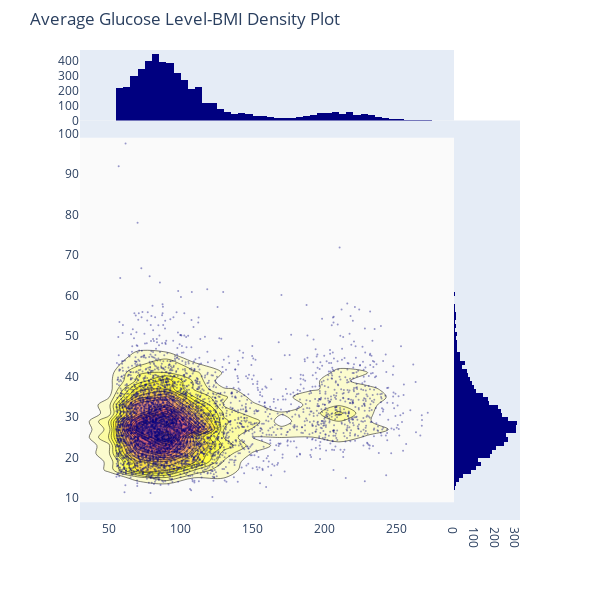

Notebook source saved alongside this figure:
### Markdown cell above
It seems like older people have a higher average glucose level.

### Code cell
fig = ff.create_2d_density(
    x=df['avg_glucose_level'],
    y=df['bmi'],
    title="Average Glucose Level-BMI Density Plot",
    colorscale=['#7A4579', '#D56073', 'rgb(236,158,105)', (1, 1, 0.2), (0.98,0.98,0.98)]
)

fig.show()

### Figure 1 — Plotly figure (JSON) as saved in the notebook; plotly's stock layout.template omitted (floating-point values rounded to 4 significant figures; data arrays with more than 128 entries replaced by an {"elided": "..."} marker saying what was removed)
{"data": [{"marker": {"color": "rgb(0, 0, 128)", "opacity": 0.4, "size": 2}, "mode": "markers", "name": "points", "type": "scatter", "x": {"elided": "4909 float values"}, "y": {"elided": "4909 float values"}}, {"colorscale": [[0, "rgb(122, 69, 121)"], [0.25, "rgb(213, 96, 115)"], [0.5, "rgb(236, 158, 105)"], [0.75, "rgb(255, 255, 51)"], [1, "rgb(250, 250, 250)"]], "name": "density", "ncontours": 20, "reversescale": true, "showscale": false, "type": "histogram2dcontour", "x": {"elided": "4909 float values"}, "y": {"elided": "4909 float values"}}, {"marker": {"color": "rgb(0, 0, 128)"}, "name": "x density", "type": "histogram", "x": {"elided": "4909 float values"}, "yaxis": "y2"}, {"marker": {"color": "rgb(0, 0, 128)"}, "name": "y density", "type": "histogram", "xaxis": "x2", "y": {"elided": "4909 float values"}}], "layout": {"autosize": false, "bargap": 0, "height": 600, "hovermode": "closest", "margin": {"t": 50}, "showlegend": false, "title": {"text": "Average Glucose Level-BMI Density Plot"}, "width": 600, "xaxis": {"domain": [0, 0.85], "showgrid": false, "zeroline": false}, "xaxis2": {"domain": [0.85, 1], "showgrid": false, "zeroline": false}, "yaxis": {"domain": [0, 0.85], "showgrid": false, "zeroline": false}, "yaxis2": {"domain": [0.85, 1], "showgrid": false, "zeroline": false}}}
